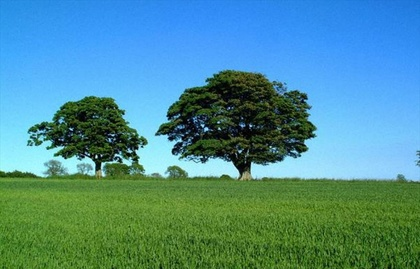
%> input picture Codes/C.jpg, 420 x 269 px, shrunk from 915 x 585 before the run
$ octave go.m   (GNU Octave 9; MATLAB toolbox functions it lacks are replaced by stand-ins)
%> lines starting %> are read from the running program, lines starting %| are printed output that depends on the picture
% ColorTarget = transfer(ColorSource,GreyTarget)
tic;clear;clc;
Cdata = imread('C.jpg');
%> Cdata is the input picture: size 269x420x3 uint8; mean R, G, B 78.1, 141.2, 147.1
Gdata = imread('G.jpg');
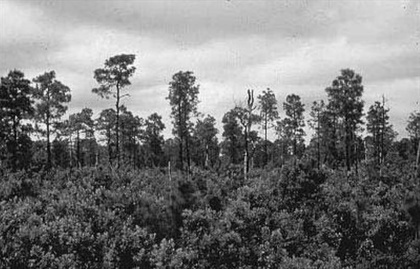
%> input picture Codes/G.jpg, 420 x 269 px, shrunk from 915 x 585 before the run
%> Gdata is the input picture: size 269x420 uint8; min 0, max 255, mean 120.2
% Gdata = rgb2gray(Gdata);
% imwrite(Gdata,'G1.jpg','jpeg');
Gdata = double(Gdata);
%> Gdata: size 269x420 double

% 色彩空间转换
TR = [.3811 .5783 .0402;
    .1967 .7244 .0782;
    .0241 .1228 .8444];
% 理论上每行的3个元素相加均应该等于1,但实际上有误差,这种误差会导致灰度图像的a,b值不为0,为了避免这种情况,将各个元素进行微调以满足上述条件
% TR = TR./(sum(TR,2)*ones(1,3));%sum(TR,2),行求和
CR = double(Cdata(:,:,1));
CG = double(Cdata(:,:,2));
CB = double(Cdata(:,:,3));
CL = log(TR(1,1)*CR+TR(1,2)*CG+TR(1,3)*CB);
CM = log(TR(2,1)*CR+TR(2,2)*CG+TR(2,3)*CB);
CS = log(TR(3,1)*CR+TR(3,2)*CG+TR(3,3)*CB);
Cl = 1/sqrt(3)*(CL+CM+CS);
Ca = 1/sqrt(6)*(CL+CM-2*CS);
Cb = 1/sqrt(2)*(CL-CM);
% 灰度图像的lab值可以化简成如下形式
Gl = sqrt(3)*log(Gdata);
Ga = zeros(size(Gl));
Gb = zeros(size(Gl));

% 亮度修正
Cle = exp(Cl);
Gle = exp(Gl);
Cle = Cle*std2(Gle)/std2(Cle);
Cle = Cle-(mean(mean(Cle))-mean(mean(Gle)));
% [12 lines of commented-out code are left out]
[m,n] = size(Gl);
%> m = 269; n = 420
A = [3,4,5*ones(1,m-4),4,3]';
B = [3,4,5*ones(1,n-4),4,3];
coefmeanG = A*B;
padGl = padarray(Gle,[2,2]);
mean1Gl = zeros(m,n); % 平均值的平方
for x = 1:5
    for y = 1:5
        mean1Gl = mean1Gl+padGl(x:m+x-1,y:n+y-1);
    end
end
mean1Gl = mean1Gl./coefmeanG;
mean2Gl = zeros(m,n); % 平方的平均值
for x = 1:5
    for y = 1:5
        mean2Gl = mean2Gl+padGl(x:m+x-1,y:n+y-1).^(2);
    end
end
mean2Gl = mean2Gl./coefmeanG;
meanGl = sqrt(mean2Gl-mean1Gl.^(2));

% 彩色图像
[m,n] = size(Cl);
A = [3,4,5*ones(1,m-4),4,3]';
B = [3,4,5*ones(1,n-4),4,3];
coefmeanC = A*B;
padCl = padarray(Cle,[2,2]);
mean1Cl = zeros(m,n);%平均值的平方
for x = 1:5
    for y = 1:5
        mean1Cl = mean1Cl+padCl(x:m+x-1,y:n+y-1);
    end
end
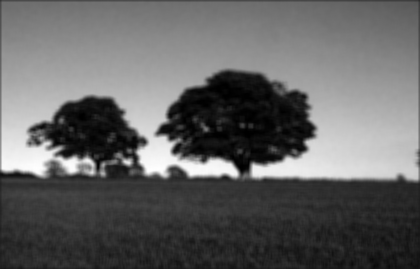
%> mean1Cl: size 269x420 double; min -37481.5, max 373247.1, mean 123274.1; drawn with min black and max white
mean1Cl = mean1Cl./coefmeanC;
mean2Cl = zeros(m,n); % 平方的平均值
for x = 1:5
    for y = 1:5
        mean2Cl = mean2Cl+padCl(x:m+x-1,y:n+y-1).^(2);
    end
end
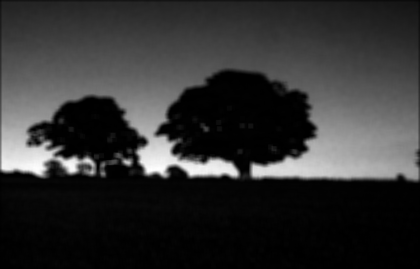
%> mean2Cl: size 269x420 double; min 1590872.3, max 5.57e+09, mean 1.1e+09; drawn with min black and max white
mean2Cl = mean2Cl./coefmeanC;
meanCl = sqrt(mean2Cl-mean1Cl.^(2));
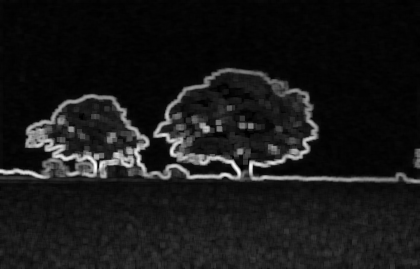
%> meanCl: size 269x420 double; min 27.39, max 7201.7, mean 727.1; drawn with min black and max white

% 随机抽取
N = 200;

[m,n] = size(Cl);
R = rand([m,n]);
R = reshape(R,1,[]);
[sR,index] = sort(R);
Ca = reshape(Ca,[],1);
Cb = reshape(Cb,[],1);
Cl = reshape(Cl,[],1);
Extra = [Ca(index(1:N)'),Cb(index(1:N)'),Cle(index(1:N)'),meanCl(index(1:N)')];
%> Extra = 200 rows, first 8: [-0.367 -0.0901 8372.4 162.5; 0.519 -0.0329 2041.5 971.2; -0.249 -0.0777 10812.1 154.8; 0.505 -0.035 -197.2 585.2; -0.488 -0.116 6503.1 150.9; 0.287 -0.0144 -72.35 1055.5; -0.38 -0.0914 8168.3 92.98; -0.463 -0.107 7240.4 199.4]

% [8 lines of commented-out code are left out]
Match = inf*ones(size(Gl));
for n = 1:200
    Err = 0.5*abs(meanGl-Extra(n,4))+0.5*abs(Gle-Extra(n,3));
    Eid = (Err < Match);
    Match = min(Err,Match);
    Ga(Eid) = Extra(n,1);
    Gb(Eid) = Extra(n,2);
end
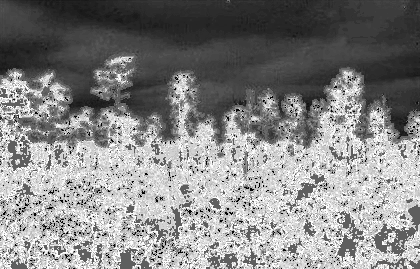
%> Ga: size 269x420 double; min -0.558, max 0.747, mean 0.134; drawn with min black and max white
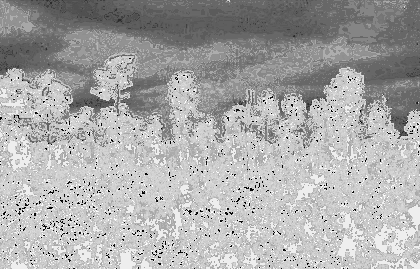
%> Gb: size 269x420 double; min -0.139, max -0.00513, mean -0.0497; drawn with min black and max white

% 转回RGB空间
ITR1 = [1 1 1; 1 1 -1; 1 -2 0]*[1/sqrt(3) 0 0; 0 1/sqrt(6) 0; 0 0 1/sqrt(2)];
ITR2 = [4.4679 -3.5873 .1193;
       -1.2186 2.3809 -0.1624;
       .0497 -.2439 1.2045];
GL = exp(ITR1(1,1)*Gl+ITR1(1,2)*Ga+ITR1(1,3)*Gb);
GM = exp(ITR1(2,1)*Gl+ITR1(2,2)*Ga+ITR1(2,3)*Gb);
GS = exp(ITR1(3,1)*Gl+ITR1(3,2)*Ga+ITR1(3,3)*Gb);
GR = ITR2(1,1)*GL+ITR2(1,2)*GM+ITR2(1,3)*GS;
GG = ITR2(2,1)*GL+ITR2(2,2)*GM+ITR2(2,3)*GS;
GB = ITR2(3,1)*GL+ITR2(3,2)*GM+ITR2(3,3)*GS;
NewGdata(:,:,1) = uint8(GR);
NewGdata(:,:,2) = uint8(GG);
NewGdata(:,:,3) = uint8(GB);
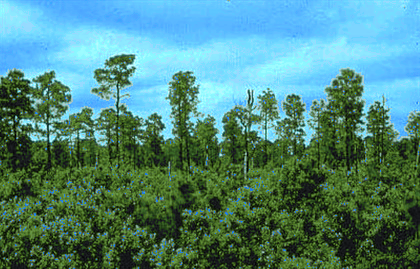
%> NewGdata: size 269x420x3 uint8; mean R, G, B 81.1, 134.8, 125.5
imwrite(NewGdata,'NewG.jpg','jpeg');

toc;  %计时结束
